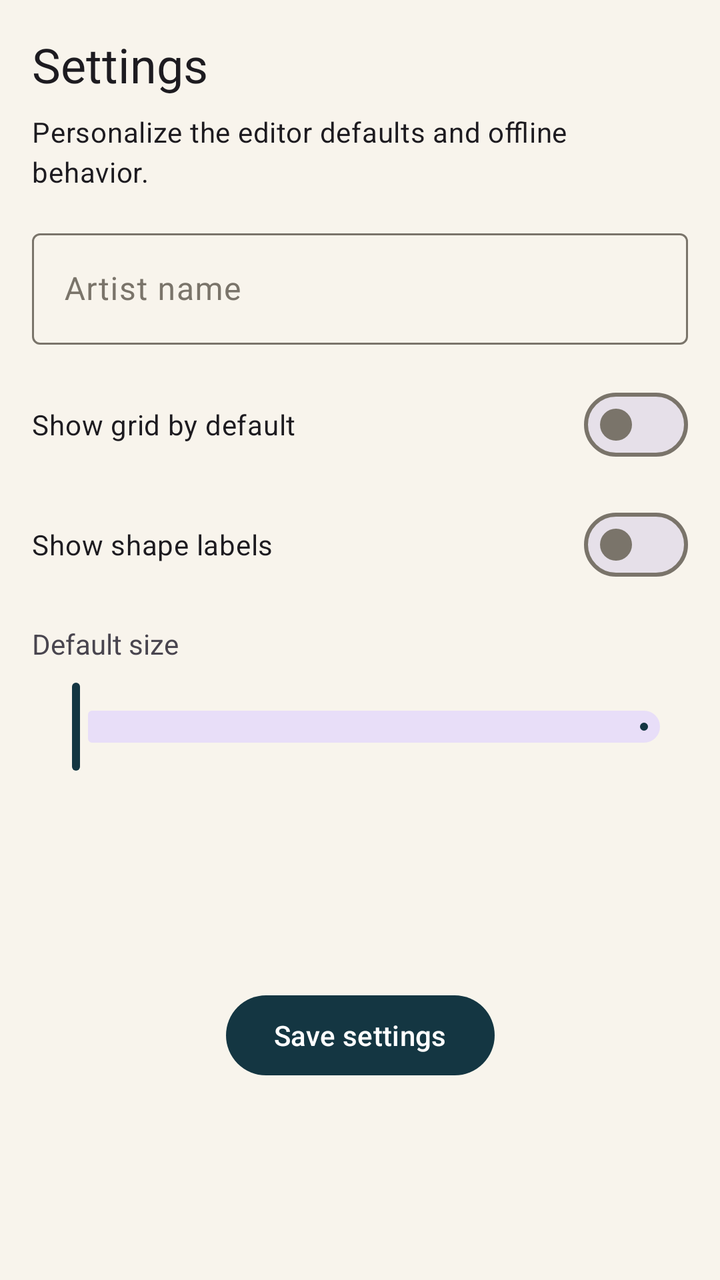
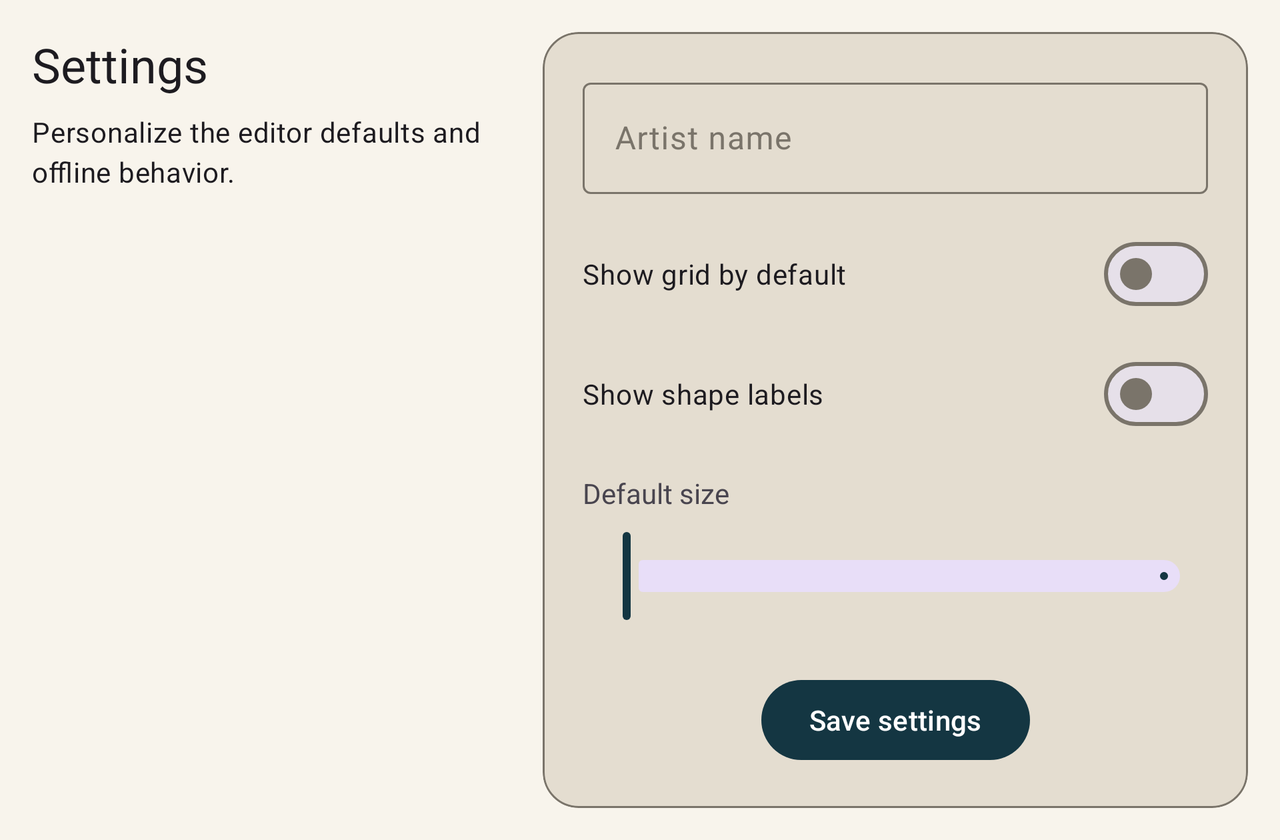

First picture: res/layout/ on a phone held upright. Second picture: the repository's own variant of that layout, on a device whose configuration matches the variant's folder. Source for both follows.
<!-- AndroidManifest.xml: application theme Theme.ShapePaint -->
<!-- res/layout/fragment_settings.xml -->
<?xml version="1.0" encoding="utf-8"?>
<ScrollView xmlns:android="http://schemas.android.com/apk/res/android"
    xmlns:app="http://schemas.android.com/apk/res-auto"
    android:layout_width="match_parent"
    android:layout_height="match_parent"
    android:background="@color/paint_surface"
    android:fillViewport="true">

    <androidx.constraintlayout.widget.ConstraintLayout
        android:layout_width="match_parent"
        android:layout_height="wrap_content"
        android:padding="@dimen/screen_padding">

        <TextView
            android:id="@+id/settingsTitle"
            android:layout_width="0dp"
            android:layout_height="wrap_content"
            android:text="@string/settings_title"
            android:textAppearance="@style/TextAppearance.Material3.HeadlineSmall"
            app:layout_constraintEnd_toEndOf="parent"
            app:layout_constraintStart_toStartOf="parent"
            app:layout_constraintTop_toTopOf="parent" />

        <TextView
            android:id="@+id/settingsSubtitle"
            android:layout_width="0dp"
            android:layout_height="wrap_content"
            android:layout_marginTop="@dimen/space_xs"
            android:text="@string/settings_subtitle"
            android:textAppearance="@style/TextAppearance.Material3.BodyMedium"
            app:layout_constraintEnd_toEndOf="parent"
            app:layout_constraintStart_toStartOf="parent"
            app:layout_constraintTop_toBottomOf="@id/settingsTitle" />

        <com.google.android.material.textfield.TextInputLayout
            android:id="@+id/artistNameLayout"
            android:layout_width="0dp"
            android:layout_height="wrap_content"
            android:layout_marginTop="@dimen/screen_padding"
            app:layout_constraintEnd_toEndOf="parent"
            app:layout_constraintStart_toStartOf="parent"
            app:layout_constraintTop_toBottomOf="@id/settingsSubtitle">

            <com.google.android.material.textfield.TextInputEditText
                android:id="@+id/artistNameInput"
                android:layout_width="match_parent"
                android:layout_height="wrap_content"
                android:hint="@string/artist_name" />
        </com.google.android.material.textfield.TextInputLayout>

        <com.google.android.material.materialswitch.MaterialSwitch
            android:id="@+id/showGridSwitch"
            android:layout_width="0dp"
            android:layout_height="wrap_content"
            android:layout_marginTop="@dimen/screen_padding"
            android:text="@string/show_grid"
            app:layout_constraintEnd_toEndOf="parent"
            app:layout_constraintStart_toStartOf="parent"
            app:layout_constraintTop_toBottomOf="@id/artistNameLayout" />

        <com.google.android.material.materialswitch.MaterialSwitch
            android:id="@+id/showLabelsSwitch"
            android:layout_width="0dp"
            android:layout_height="wrap_content"
            android:layout_marginTop="@dimen/section_spacing"
            android:text="@string/show_labels"
            app:layout_constraintEnd_toEndOf="parent"
            app:layout_constraintStart_toStartOf="parent"
            app:layout_constraintTop_toBottomOf="@id/showGridSwitch" />

        <TextView
            android:id="@+id/defaultSizeLabel"
            android:layout_width="0dp"
            android:layout_height="wrap_content"
            android:layout_marginTop="@dimen/screen_padding"
            android:text="@string/default_size"
            app:layout_constraintEnd_toStartOf="@id/defaultSizeValue"
            app:layout_constraintStart_toStartOf="parent"
            app:layout_constraintTop_toBottomOf="@id/showLabelsSwitch" />

        <TextView
            android:id="@+id/defaultSizeValue"
            android:layout_width="wrap_content"
            android:layout_height="wrap_content"
            app:layout_constraintBaseline_toBaselineOf="@id/defaultSizeLabel"
            app:layout_constraintEnd_toEndOf="parent"
            app:layout_constraintTop_toTopOf="@id/defaultSizeLabel" />

        <com.google.android.material.slider.Slider
            android:id="@+id/defaultSizeSlider"
            android:layout_width="0dp"
            android:layout_height="wrap_content"
            android:layout_marginTop="@dimen/space_xs"
            android:valueFrom="@integer/size_slider_min"
            android:valueTo="@integer/size_slider_max"
            app:layout_constraintEnd_toEndOf="parent"
            app:layout_constraintStart_toStartOf="parent"
            app:layout_constraintTop_toBottomOf="@id/defaultSizeLabel" />

        <com.google.android.material.button.MaterialButton
            android:id="@+id/saveSettingsButton"
            android:layout_width="wrap_content"
            android:layout_height="wrap_content"
            android:layout_marginTop="@dimen/icon_size"
            android:text="@string/save_settings"
            app:layout_constraintBottom_toBottomOf="parent"
            app:layout_constraintEnd_toEndOf="parent"
            app:layout_constraintStart_toStartOf="parent"
            app:layout_constraintTop_toBottomOf="@id/defaultSizeSlider" />

    </androidx.constraintlayout.widget.ConstraintLayout>

</ScrollView>
<!-- resources referenced by this layout -->
<resources>
  <color name="paint_surface">#F8F4EC</color>
  <dimen name="icon_size">24dp</dimen>
  <dimen name="screen_padding">16dp</dimen>
  <dimen name="section_spacing">12dp</dimen>
  <dimen name="space_xs">8dp</dimen>
  <integer name="size_slider_max">300</integer>
  <integer name="size_slider_min">60</integer>
  <string name="artist_name">Artist name</string>
  <string name="default_size">Default size</string>
  <string name="save_settings">Save settings</string>
  <string name="settings_subtitle">Personalize the editor defaults and offline behavior.</string>
  <string name="settings_title">Settings</string>
  <string name="show_grid">Show grid by default</string>
  <string name="show_labels">Show shape labels</string>
  <style name="Theme.ShapePaint" parent="Theme.Material3.DayNight.NoActionBar">
          <item name="colorPrimary">@color/paint_primary</item>
          <item name="colorOnPrimary">@color/paint_on_primary</item>
          <item name="colorSecondary">@color/paint_secondary</item>
          <item name="colorSurface">@color/paint_surface</item>
          <item name="colorOnSurface">@color/paint_text</item>
          <item name="colorSurfaceVariant">@color/paint_surface_variant</item>
          <item name="colorOnSurfaceVariant">@color/paint_outline</item>
          <item name="colorOutline">@color/paint_outline</item>
          <item name="android:colorBackground">@color/paint_surface</item>
          <item name="android:statusBarColor">@color/paint_surface</item>
          <item name="android:navigationBarColor">@color/paint_surface</item>
          <item name="android:windowLightStatusBar">true</item>
          <item name="android:windowLightNavigationBar">true</item>
      </style>
  <color name="paint_primary">#143642</color>
  <color name="paint_on_primary">#FFFFFF</color>
  <color name="paint_secondary">#F4B942</color>
  <color name="paint_text">#1B1B1B</color>
  <color name="paint_surface_variant">#E4DDD0</color>
  <color name="paint_outline">#7A746A</color>
</resources>
<!-- res/layout-land/fragment_settings.xml (the repository's variant of the layout above) -->
<!-- drawn on the phone turned sideways -->
<?xml version="1.0" encoding="utf-8"?>
<ScrollView xmlns:android="http://schemas.android.com/apk/res/android"
    xmlns:app="http://schemas.android.com/apk/res-auto"
    android:layout_width="match_parent"
    android:layout_height="match_parent"
    android:background="@color/paint_surface"
    android:fillViewport="true">

    <androidx.constraintlayout.widget.ConstraintLayout
        android:layout_width="match_parent"
        android:layout_height="wrap_content"
        android:padding="@dimen/screen_padding">

        <TextView
            android:id="@+id/settingsTitle"
            android:layout_width="0dp"
            android:layout_height="wrap_content"
            android:text="@string/settings_title"
            android:textAppearance="@style/TextAppearance.Material3.HeadlineSmall"
            app:layout_constraintEnd_toStartOf="@id/settingsCard"
            app:layout_constraintStart_toStartOf="parent"
            app:layout_constraintTop_toTopOf="parent" />

        <TextView
            android:id="@+id/settingsSubtitle"
            android:layout_width="0dp"
            android:layout_height="wrap_content"
            android:layout_marginTop="@dimen/space_xs"
            android:text="@string/settings_subtitle"
            android:textAppearance="@style/TextAppearance.Material3.BodyMedium"
            app:layout_constraintEnd_toStartOf="@id/settingsCard"
            app:layout_constraintStart_toStartOf="parent"
            app:layout_constraintTop_toBottomOf="@id/settingsTitle" />

        <com.google.android.material.card.MaterialCardView
            android:id="@+id/settingsCard"
            android:layout_width="0dp"
            android:layout_height="wrap_content"
            app:cardBackgroundColor="@color/paint_surface_variant"
            app:cardCornerRadius="@dimen/card_radius"
            app:strokeColor="@color/paint_outline"
            app:strokeWidth="@dimen/divider_thickness"
            app:layout_constraintEnd_toEndOf="parent"
            app:layout_constraintStart_toStartOf="@id/formGuideline"
            app:layout_constraintTop_toTopOf="parent">

            <androidx.constraintlayout.widget.ConstraintLayout
                android:layout_width="match_parent"
                android:layout_height="wrap_content"
                android:padding="@dimen/settings_card_padding">

                <com.google.android.material.textfield.TextInputLayout
                    android:id="@+id/artistNameLayout"
                    android:layout_width="0dp"
                    android:layout_height="wrap_content"
                    app:layout_constraintEnd_toEndOf="parent"
                    app:layout_constraintStart_toStartOf="parent"
                    app:layout_constraintTop_toTopOf="parent">

                    <com.google.android.material.textfield.TextInputEditText
                        android:id="@+id/artistNameInput"
                        android:layout_width="match_parent"
                        android:layout_height="wrap_content"
                        android:hint="@string/artist_name" />
                </com.google.android.material.textfield.TextInputLayout>

                <com.google.android.material.materialswitch.MaterialSwitch
                    android:id="@+id/showGridSwitch"
                    android:layout_width="0dp"
                    android:layout_height="wrap_content"
                    android:layout_marginTop="@dimen/screen_padding"
                    android:text="@string/show_grid"
                    app:layout_constraintEnd_toEndOf="parent"
                    app:layout_constraintStart_toStartOf="parent"
                    app:layout_constraintTop_toBottomOf="@id/artistNameLayout" />

                <com.google.android.material.materialswitch.MaterialSwitch
                    android:id="@+id/showLabelsSwitch"
                    android:layout_width="0dp"
                    android:layout_height="wrap_content"
                    android:layout_marginTop="@dimen/section_spacing"
                    android:text="@string/show_labels"
                    app:layout_constraintEnd_toEndOf="parent"
                    app:layout_constraintStart_toStartOf="parent"
                    app:layout_constraintTop_toBottomOf="@id/showGridSwitch" />

                <TextView
                    android:id="@+id/defaultSizeLabel"
                    android:layout_width="0dp"
                    android:layout_height="wrap_content"
                    android:layout_marginTop="@dimen/screen_padding"
                    android:text="@string/default_size"
                    app:layout_constraintEnd_toStartOf="@id/defaultSizeValue"
                    app:layout_constraintStart_toStartOf="parent"
                    app:layout_constraintTop_toBottomOf="@id/showLabelsSwitch" />

                <TextView
                    android:id="@+id/defaultSizeValue"
                    android:layout_width="wrap_content"
                    android:layout_height="wrap_content"
                    app:layout_constraintBaseline_toBaselineOf="@id/defaultSizeLabel"
                    app:layout_constraintEnd_toEndOf="parent"
                    app:layout_constraintTop_toTopOf="@id/defaultSizeLabel" />

                <com.google.android.material.slider.Slider
                    android:id="@+id/defaultSizeSlider"
                    android:layout_width="0dp"
                    android:layout_height="wrap_content"
                    android:layout_marginTop="@dimen/space_xs"
                    android:valueFrom="@integer/size_slider_min"
                    android:valueTo="@integer/size_slider_max"
                    app:layout_constraintEnd_toEndOf="parent"
                    app:layout_constraintStart_toStartOf="parent"
                    app:layout_constraintTop_toBottomOf="@id/defaultSizeLabel" />

                <com.google.android.material.button.MaterialButton
                    android:id="@+id/saveSettingsButton"
                    android:layout_width="wrap_content"
                    android:layout_height="wrap_content"
                    android:layout_marginTop="@dimen/icon_size"
                    android:text="@string/save_settings"
                    app:layout_constraintEnd_toEndOf="parent"
                    app:layout_constraintStart_toStartOf="parent"
                    app:layout_constraintTop_toBottomOf="@id/defaultSizeSlider" />

            </androidx.constraintlayout.widget.ConstraintLayout>
        </com.google.android.material.card.MaterialCardView>

        <androidx.constraintlayout.widget.Guideline
            android:id="@+id/formGuideline"
            android:layout_width="wrap_content"
            android:layout_height="wrap_content"
            android:orientation="vertical"
            app:layout_constraintGuide_percent="0.42" />

    </androidx.constraintlayout.widget.ConstraintLayout>

</ScrollView>
<!-- resources referenced by the variant -->
<!-- as the phone turned sideways resolves them -->
<resources>
  <color name="paint_outline">#7A746A</color>
  <color name="paint_surface">#F8F4EC</color>
  <color name="paint_surface_variant">#E4DDD0</color>
  <dimen name="card_radius">18dp</dimen>
  <dimen name="divider_thickness">1dp</dimen>
  <dimen name="icon_size">24dp</dimen>
  <dimen name="screen_padding">16dp</dimen>
  <dimen name="section_spacing">12dp</dimen>
  <dimen name="settings_card_padding">20dp</dimen>
  <dimen name="space_xs">8dp</dimen>
  <integer name="size_slider_max">300</integer>
  <integer name="size_slider_min">60</integer>
  <string name="artist_name">Artist name</string>
  <string name="default_size">Default size</string>
  <string name="save_settings">Save settings</string>
  <string name="settings_subtitle">Personalize the editor defaults and offline behavior.</string>
  <string name="settings_title">Settings</string>
  <string name="show_grid">Show grid by default</string>
  <string name="show_labels">Show shape labels</string>
  <style name="Theme.ShapePaint" parent="Theme.Material3.DayNight.NoActionBar">
          <item name="colorPrimary">@color/paint_primary</item>
          <item name="colorOnPrimary">@color/paint_on_primary</item>
          <item name="colorSecondary">@color/paint_secondary</item>
          <item name="colorSurface">@color/paint_surface</item>
          <item name="colorOnSurface">@color/paint_text</item>
          <item name="colorSurfaceVariant">@color/paint_surface_variant</item>
          <item name="colorOnSurfaceVariant">@color/paint_outline</item>
          <item name="colorOutline">@color/paint_outline</item>
          <item name="android:colorBackground">@color/paint_surface</item>
          <item name="android:statusBarColor">@color/paint_surface</item>
          <item name="android:navigationBarColor">@color/paint_surface</item>
          <item name="android:windowLightStatusBar">true</item>
          <item name="android:windowLightNavigationBar">true</item>
      </style>
  <color name="paint_primary">#143642</color>
  <color name="paint_on_primary">#FFFFFF</color>
  <color name="paint_secondary">#F4B942</color>
  <color name="paint_text">#1B1B1B</color>
</resources>
